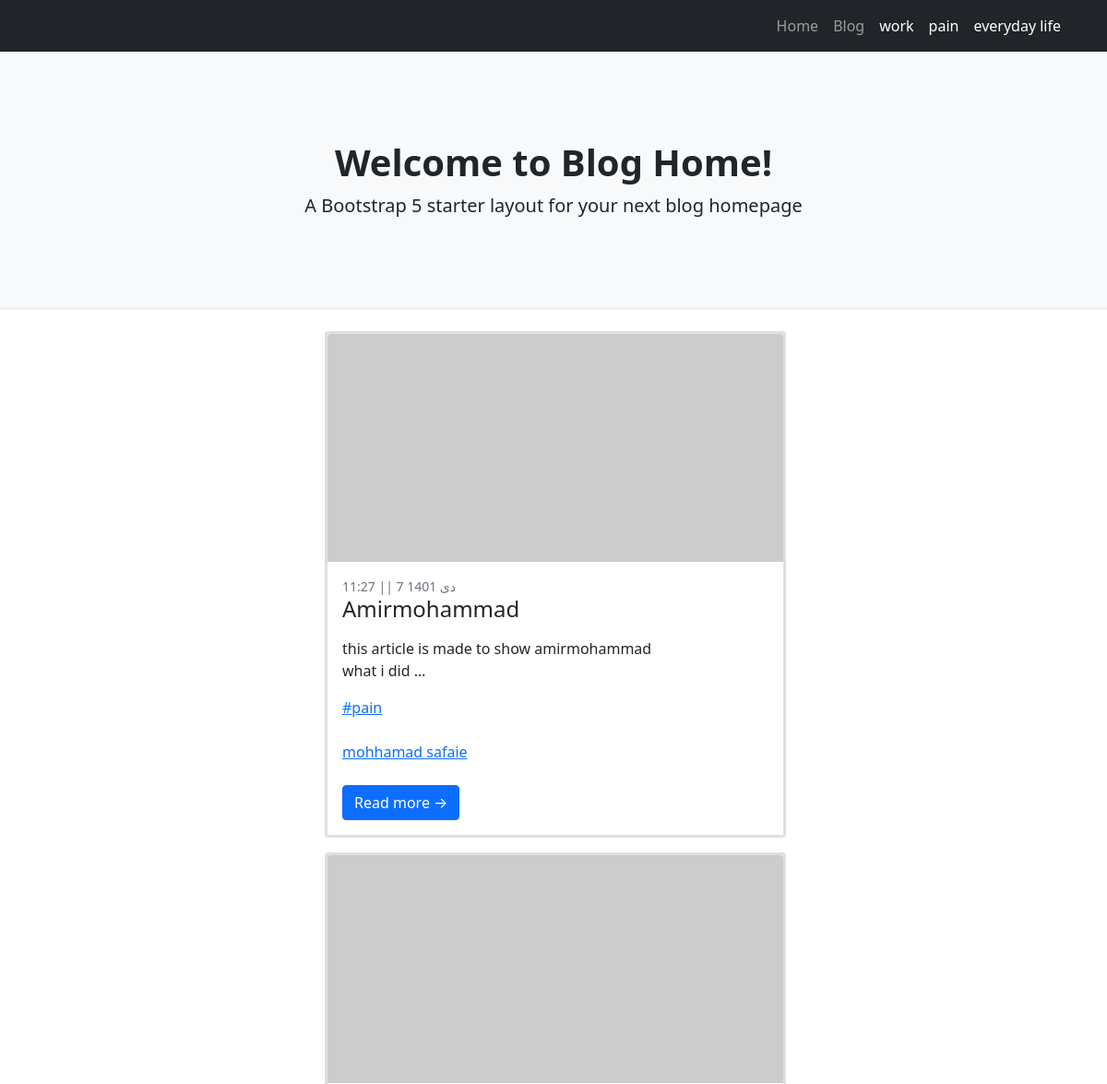
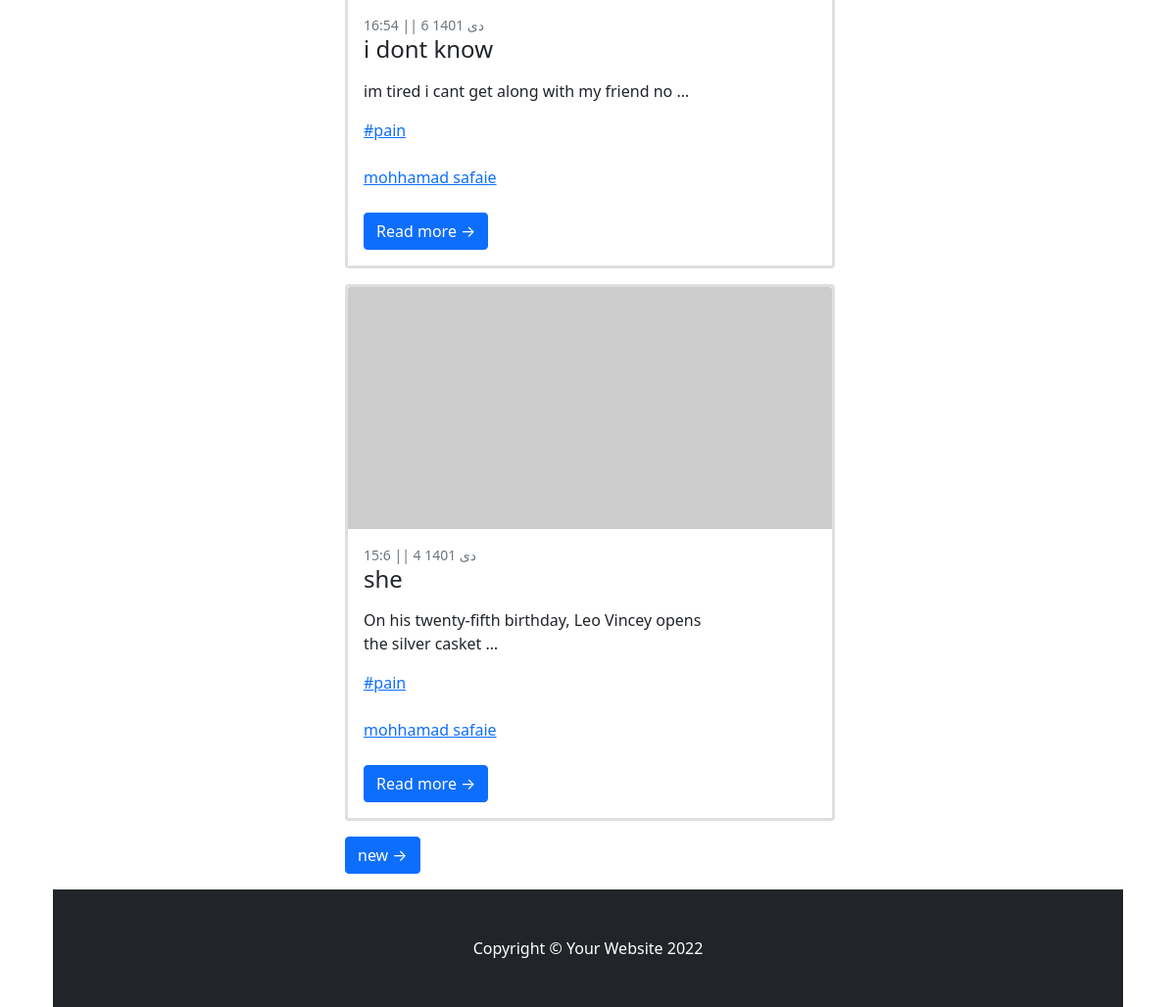
The page /author/mohhamad on the database as committed earlier (2 pictures, top to bottom).
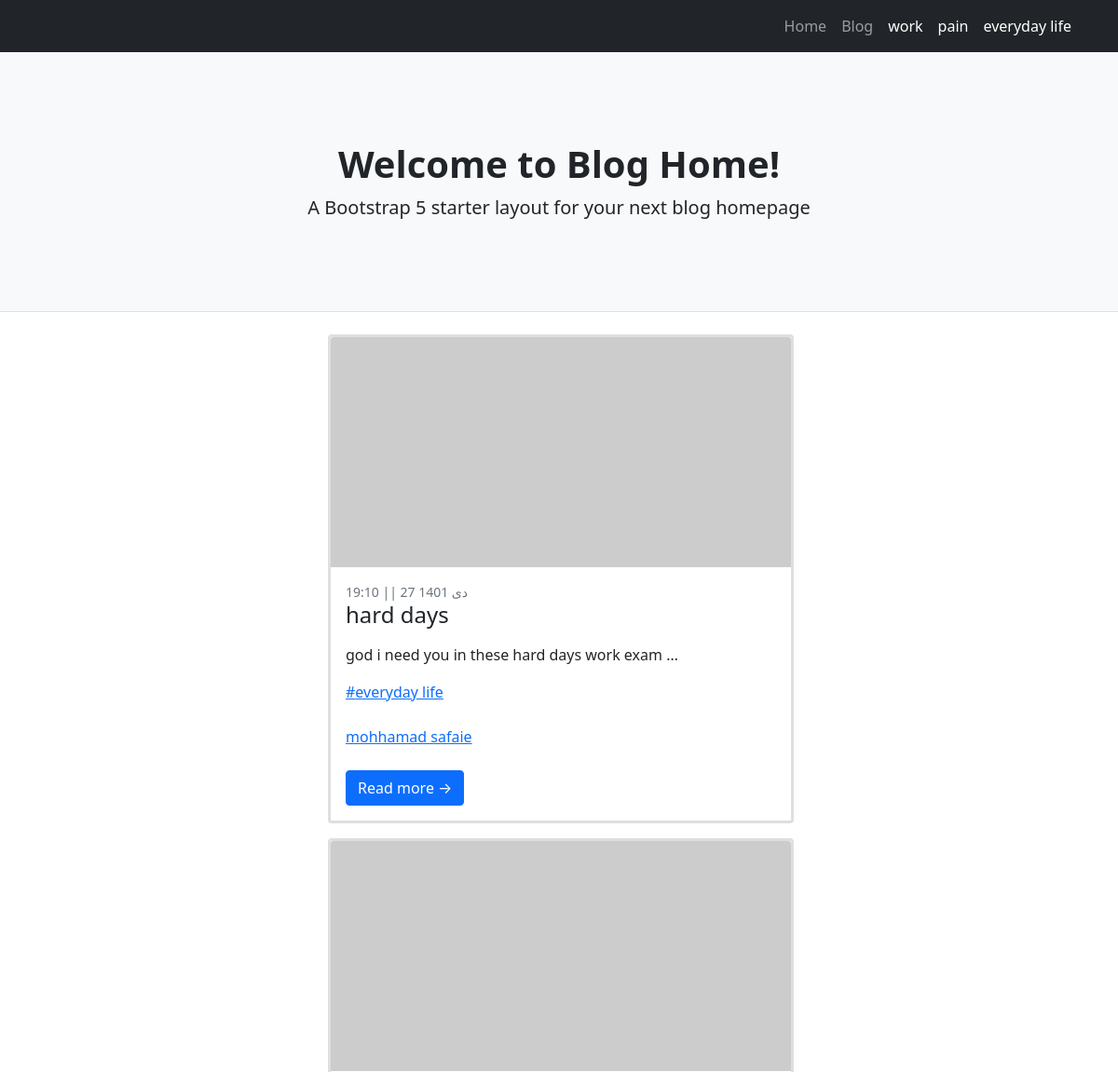
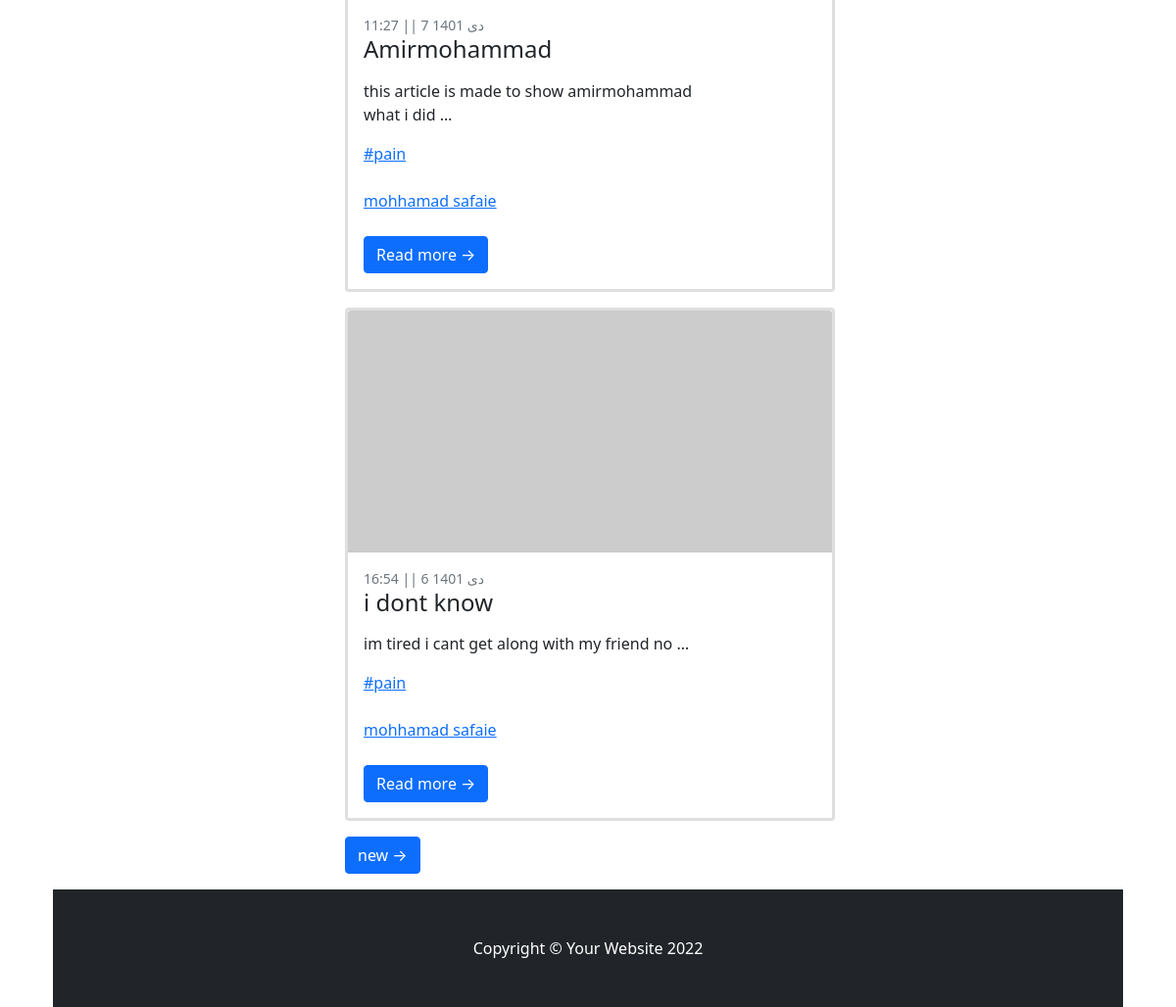
The same page on the database as committed later (2 pictures, top to bottom).
### blog/models.py (models this page shows, shortened)
class Category(models.Model):
    parent = models.ForeignKey("self",default=None,null=True,blank=True,on_delete=models.SET_NULL,related_name='children')
    title = models.CharField(max_length=200)
    slug = models.SlugField(max_length=100,unique=True)
    status = models.BooleanField(default=True,verbose_name="show")
    position = models.IntegerField(verbose_name="order")
    class Meta:
        ordering = ['parent__id','position']
    objects = CategorytManager()

class Article(models.Model):
    STATUS_CHOICES=(
        ('d','draft'),
        ("p",'publish')
    )
    author = models.ForeignKey(User,on_delete=models.SET_NULL,null=True,related_name="posts_of_author")# اختصاص دادن یک نویسدنده برای پست
    title = models.CharField(max_length=200)
    slug = models.SlugField(max_length=100,unique=True)
    category = models.ManyToManyField(Category,related_name="post_of_category")
    descriptions = models.TextField()
    publish= models.DateTimeField(default=timezone.now)
    created = models.DateTimeField(auto_now_add=True)
    updated = models.DateTimeField(auto_now=True)
    status = models.CharField(max_length=1,choices=STATUS_CHOICES)
    class Meta:
        ordering = ["-publish"]
    def jalali_get_publish(self):
         return jalali_converter(self.publish)
    jalali_get_publish.short_description = "date published"
    def category_to_str(self):
        return ", ".join([category.title for category in self.category.active()])
    category_to_str.short_description = "category"  # این اطلاعات را با چه تایتلی در پنل ادمین نشان دهد
    objects = PostManager()

### blog/views.py (the view)
# urls.py: path('author/<slug:username>',author_list.as_view(),name="author"),
class author_list(ListView):
    paginate_by = 3  # """پیچ انیشین صفجه کتگوری"""
    template_name = "blog/author_list.html"   #نشان دادن این ویو بر روی این تمپلیت
    def get_queryset(self):
        global author
        username = self.kwargs.get("username")
        author = get_object_or_404(User,username=username) #گرفتن یوزر هایی که یوزرنیمشون رو وارد میکنیم
        return author.posts_of_author.published()#گرفتن پست های اون نویسنده(یوزر)
    def get_context_data(self, **kwargs):
        context = super().get_context_data(**kwargs)
        context["author"] = author
        return context

### blog/models.py (called while the page is built)
    def published(self):
        return self.filter(status="p")

    def active(self):
        return self.filter(status=True)

### blog/templatetags/base_tag.py (called while the page is built)
@register.inclusion_tag("blog/partial/navbar_tag.html")
def category_navbar():
    return {"category":Category.objects.filter(status = True)}

### extensions/jalali.py (called while the page is built)
    def persian_tuple(self):
        return self.persian_year, self.persian_month, self.persian_day

### extensions/utils.py (called while the page is built)
def jalali_converter(date):
    date_to_str = "{},{},{}".format(date.year,date.month,date.day)
    date_to_tuple = jalali.Gregorian(date_to_str).persian_tuple()
    date_to_list = list(date_to_tuple)
    for index , month in enumerate(ir_month):
        if date_to_list[1] == index+1:
            date_to_list[1]= month
            break
    output = f" ||  {date_to_list[2]} {date_to_list[1]} {date_to_list[0]}"
    output2 = f"    {date.hour}:{date.minute} "
    retu = [output,output2]
    return retu[1] + retu[0]

### templates/blog/author_list.html (shortened to what this page needs)
{%extends 'blog/base_list.html'%}
{%block url_next%}
    {% url "blog:author" author.username  page_obj.next_page_number%}      {% comment %} این یو ار ال برای پیش انییشن کتگوری است{% endcomment %}
{%endblock%}

### templates/blog/base_list.html (shortened to what this page needs)
{%extends "blog/base.html"%}
{%block main%}
        <div class="container">
            <div class="row">
                <div class="col-lg-8">
                  {%for post in object_list%}
                  <div class="card mb-3">
                      <a href="#!"><img class="card-img-top" src="https://dummyimage.com/700x350/dee2e6/6c757d.jpg" alt="..." /></a>
                      <div class="card-body">
                          <div class="small text-muted">{{post.jalali_get_publish}}</div>
                          <h2 class="card-title h4">{{post.title}}</h2>
                          <p class="card-text">{{post.descriptions | truncatewords:10}}</p>
                            {%for cat in post.category.active%}
                            <a href='{%url "blog:category" cat.slug%}'><p class="card-text">#{{cat.title}}</p></a> <br>
                            {%endfor%}
                            <a href='{%url "blog:author" post.author%}'><p class="card-text">{{post.author.get_full_name}}</p></a> <br>
                          <a class="btn btn-primary" href="{%url 'blog:Details' post.slug%}">Read more →</a>
                      </div>
                  </div>
                  {%endfor%}
                {% if page_obj.has_next %}
                    <a class="btn btn-primary mb-3" href="{%block url_next%}{%endblock%}"> new &rarr;</a>
                {% endif %}
            </div>
        </div>
{%endblock%}

### templates/blog/partial/navbar_tag.html (shortened to what this page needs)
<div class="collapse navbar-collapse" id="navbarSupportedContent">
    <ul class="navbar-nav ms-auto mb-2 mb-lg-0">
        <li class="nav-item"><a class="nav-link" href="{%url 'blog:home'%}">Home</a></li>
        <li class="nav-item"><a class="nav-link" aria-current="page" href="{%url "blog:home"%}">Blog</a></li>
        {%for cat in category%}
            {%if cat.parent == None%}
                <li class="nav-item">
                    <a class="nav-link active" aria-current="page" href="{%url "blog:category" cat.slug %}">{{cat.title}}</a>
                </li>
            {%endif%}
        {%endfor%}
    </ul>
</div>

Rows that differ between the two databases and show on the page:
no longer on this page (row edited): Article: jalali_get_publish "15:6 || 4 دی 1401", title "she", descriptions "On his twenty-fifth birthday, Leo Vincey opens the silver casket …", author.get_full_name "mohhamad safaie", Category (title "pain")
added Article: jalali_get_publish "19:10 || 27 دی 1401", title "hard days", descriptions "god i need you in these hard days work exam …", author.get_full_name "mohhamad safaie", Category (title "everyday life")
